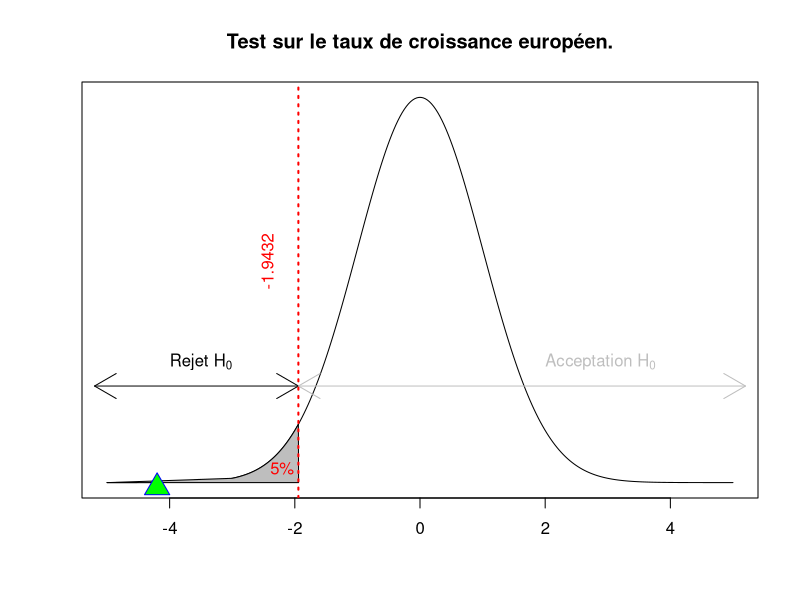

The R script that drew this image:

z1=-1.9432
z2=0.002377376
x=seq(-5,5,length=300)
y=dnorm(x,mean=0,sd=1)
plot(x,y,type="l",lwd=1,col="black",main='Test sur le taux de croissance européen.', yaxt="n", xlab="",ylab="")
x=seq(-3,z1,length=200)
y=dnorm(x,mean=0,sd=1)
polygon(c(-5,x,-1.94),c(0,y,0),col="gray")
arrows(-5.2, 0.1, z1, 0.1, lty=1, code=3, col="black")
arrows(5.2, 0.1, z1, 0.1, lty=1, code=3, col="gray")
text(-2.2,0.015,"5%", col="red")
abline(v=z1, lty="dotted",col="red", lwd=2)
text(z1-.5,0.2, srt=90, adj = 0, labels = z1, cex=1, col="red")
text(-4,0.125,  adj = 0, labels =expression(paste("Rejet ", H[0])), cex=1, col="black")
text(2.0,0.125, adj = 0, labels = expression(paste("Acceptation ", H[0])), cex=1, col="gray")
points(-4.2,-0.005, col="blue", pch=24, bg="green", cex=2.5)
